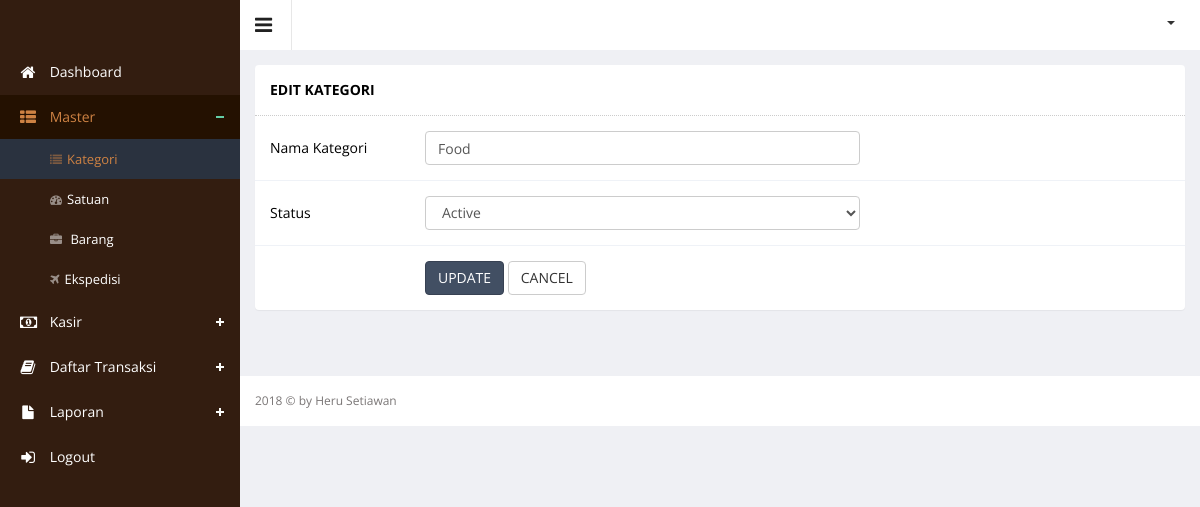
/index.php?hal=master/category/edit&id=23 (signed in), run on an earlier commit of the app's database.
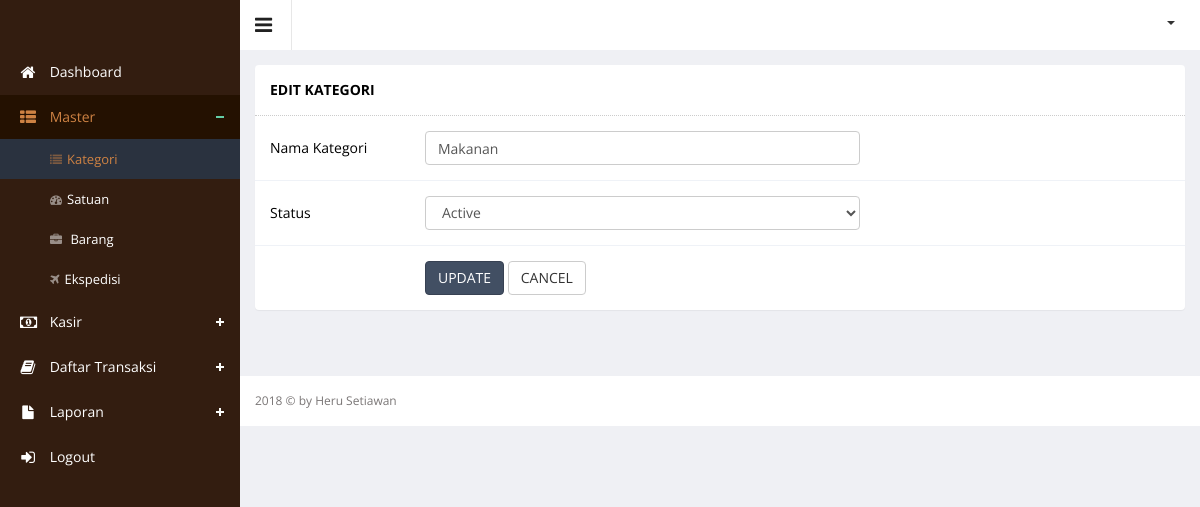
And on a later commit of the database.
### tables this page shows
CREATE TABLE `category` (
  `category_id` int(11) NOT NULL,
  `category_name` varchar(250) DEFAULT NULL,
  `category_status` enum('Y','N') DEFAULT NULL
);

### master/category/edit.php (the view, shortened to what this page needs)
<?php
$id = $_GET['id'];
$queryRowCategory = $connect->query("SELECT * FROM category where category_id = '" . $id . "'");
$rowCategory = mysqli_fetch_array($queryRowCategory);
?>
<div class="wrapper">
    <div class="row">
        <div class="col-lg-12">
            <section class="panel">
                <header class="panel-heading">
                    EDIT KATEGORI
                </header>
                <div class="panel-body">
                    <div class=" form">
                        <form class="cmxform form-horizontal adminex-form" id="commentForm" method="POST" action="">
                            <div class="form-group ">
                                <label for="cname" class="control-label col-lg-2" style="text-align: left;">Nama
                                    Kategori</label>
                                <div class="col-lg-6">
                                    <input class="form-control" id="cname" name="category_name" minlength="2"
                                           type="text" value="<?php echo $rowCategory['category_name'] ?>" required/>
                                </div>
                            </div>
                            <div class="form-group ">
                                <label for="cname" class="control-label col-lg-2"
                                       style="text-align: left;">Status</label>
                                <div class="col-lg-6">
                                    <select class="form-control" name="category_status">
                                        <option value="Y">Active</option>
                                    </select>
                                </div>
                            </div>
                            <div class="form-group">
                                <div class="col-lg-offset-2 col-lg-10">
                                    <input type="submit" value="UPDATE" class="btn btn-primary" name="ubah">
                                    <a href="?hal=master/category/list">
                                        <button class="btn btn-default" type="button">CANCEL</button>
                                    </a>
                                </div>
                            </div>
                        </form>
                    </div>
                </div>
            </section>
        </div>
    </div>
</div>

What changed in the data, as far as the page shows it:
changed category: category_name "Food" → "Makanan"
